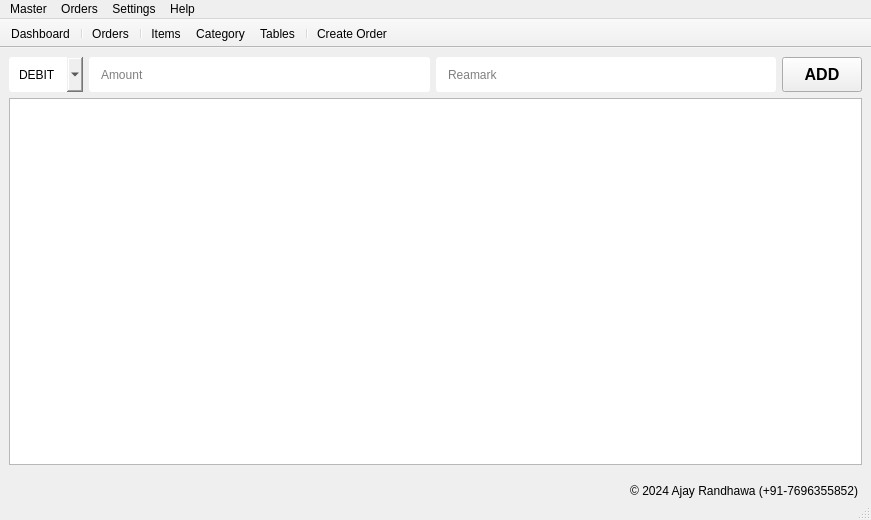
<?xml version="1.0" encoding="UTF-8"?>
<ui version="4.0">
 <class>MainWindow</class>
 <widget class="QMainWindow" name="MainWindow">
  <property name="geometry">
   <rect>
    <x>0</x>
    <y>0</y>
    <width>871</width>
    <height>520</height>
   </rect>
  </property>
  <property name="windowTitle">
   <string>Restro Calc</string>
  </property>
  <property name="windowIcon">
   <iconset>
    <normaloff>../icon/favicon.png</normaloff>../icon/favicon.png</iconset>
  </property>
  <widget class="QWidget" name="centralwidget">
   <property name="sizePolicy">
    <sizepolicy hsizetype="Preferred" vsizetype="Preferred">
     <horstretch>0</horstretch>
     <verstretch>0</verstretch>
    </sizepolicy>
   </property>
   <property name="sizeIncrement">
    <size>
     <width>0</width>
     <height>0</height>
    </size>
   </property>
   <layout class="QVBoxLayout" name="verticalLayout_6">
    <property name="spacing">
     <number>0</number>
    </property>
    <property name="leftMargin">
     <number>0</number>
    </property>
    <property name="topMargin">
     <number>0</number>
    </property>
    <property name="rightMargin">
     <number>0</number>
    </property>
    <property name="bottomMargin">
     <number>0</number>
    </property>
    <item>
     <widget class="QStackedWidget" name="uimanager">
      <property name="currentIndex">
       <number>5</number>
      </property>
      <widget class="QWidget" name="dashboardpage">
       <layout class="QVBoxLayout" name="verticalLayout_3">
        <property name="bottomMargin">
         <number>0</number>
        </property>
        <item>
         <layout class="QVBoxLayout" name="verticalLayout_2">
          <item>
           <layout class="QHBoxLayout" name="horizontalLayout_7" stretch="0,0,0">
            <item>
             <widget class="QLabel" name="label_2">
              <property name="text">
               <string>Search</string>
              </property>
             </widget>
            </item>
            <item>
             <widget class="QLineEdit" name="lineEdit_2">
              <property name="minimumSize">
               <size>
                <width>0</width>
                <height>35</height>
               </size>
              </property>
              <property name="styleSheet">
               <string notr="true">QLineEdit{
	border-radius: 3px;
	box-shadow: none;
	padding-left: 10px;
}	</string>
              </property>
             </widget>
            </item>
            <item>
             <widget class="QPushButton" name="pushButton_2">
              <property name="styleSheet">
               <string notr="true">QPushButton{
	padding: 10px 20px;
	background: #F94449;
	color: #FFFFFF;
	font-weight: bold;
	border-radius: 3px;
	box-shadow: none;
}
</string>
              </property>
              <property name="text">
               <string>Search</string>
              </property>
             </widget>
            </item>
           </layout>
          </item>
          <item>
           <widget class="Line" name="line_2">
            <property name="orientation">
             <enum>Qt::Horizontal</enum>
            </property>
           </widget>
          </item>
          <item>
           <layout class="QHBoxLayout" name="horizontalLayout_4" stretch="7">
            <item>
             <widget class="QListWidget" name="orders_dine_list_widget">
              <property name="contextMenuPolicy">
               <enum>Qt::DefaultContextMenu</enum>
              </property>
              <property name="styleSheet">
               <string notr="true">QListWidget {
	border: 1px solid #ccc;
	font-weight: bold;
	border-radius: 5px;
}
</string>
              </property>
              <property name="editTriggers">
               <set>QAbstractItemView::DoubleClicked</set>
              </property>
              <property name="dragDropMode">
               <enum>QAbstractItemView::NoDragDrop</enum>
              </property>
              <property name="defaultDropAction">
               <enum>Qt::IgnoreAction</enum>
              </property>
              <property name="movement">
               <enum>QListView::Static</enum>
              </property>
              <property name="viewMode">
               <enum>QListView::IconMode</enum>
              </property>
              <property name="uniformItemSizes">
               <bool>true</bool>
              </property>
              <property name="wordWrap">
               <bool>true</bool>
              </property>
              <property name="selectionRectVisible">
               <bool>false</bool>
              </property>
             </widget>
            </item>
           </layout>
          </item>
         </layout>
        </item>
       </layout>
      </widget>
      <widget class="QWidget" name="itemspage">
       <layout class="QHBoxLayout" name="horizontalLayout_5">
        <item>
         <layout class="QVBoxLayout" name="verticalLayout_7">
          <item>
           <layout class="QHBoxLayout" name="horizontalLayout_11" stretch="0">
            <item>
             <layout class="QHBoxLayout" name="horizontalLayout">
              <item>
               <widget class="QLabel" name="label_name">
                <property name="text">
                 <string>Name</string>
                </property>
               </widget>
              </item>
              <item>
               <widget class="QLineEdit" name="items_name_input">
                <property name="minimumSize">
                 <size>
                  <width>200</width>
                  <height>35</height>
                 </size>
                </property>
                <property name="styleSheet">
                 <string notr="true">QLineEdit{
	border-radius: 3px;
	padding-left: 10px;
	box-shadow: none;
}</string>
                </property>
               </widget>
              </item>
              <item>
               <widget class="QLabel" name="label_category">
                <property name="text">
                 <string>Category</string>
                </property>
               </widget>
              </item>
              <item>
               <widget class="QComboBox" name="items_category_combo">
                <property name="minimumSize">
                 <size>
                  <width>150</width>
                  <height>35</height>
                 </size>
                </property>
                <property name="styleSheet">
                 <string notr="true">QComboBox{
	border-radius: 3px;
	padding-left: 10px;
	box-shadow: none;
}</string>
                </property>
                <property name="editable">
                 <bool>false</bool>
                </property>
                <property name="maxVisibleItems">
                 <number>20</number>
                </property>
                <property name="insertPolicy">
                 <enum>QComboBox::InsertAtCurrent</enum>
                </property>
               </widget>
              </item>
              <item>
               <widget class="QLabel" name="lable_price">
                <property name="text">
                 <string>Price</string>
                </property>
               </widget>
              </item>
              <item>
               <widget class="QLineEdit" name="items_price_input">
                <property name="minimumSize">
                 <size>
                  <width>40</width>
                  <height>35</height>
                 </size>
                </property>
                <property name="styleSheet">
                 <string notr="true">QLineEdit{
	border-radius: 3px;
	padding-left: 10px;
	box-shadow: none;
}</string>
                </property>
               </widget>
              </item>
              <item>
               <widget class="QLabel" name="label_vn">
                <property name="text">
                 <string>Meal Type</string>
                </property>
               </widget>
              </item>
              <item>
               <widget class="QComboBox" name="items_mtype_combo">
                <property name="minimumSize">
                 <size>
                  <width>0</width>
                  <height>35</height>
                 </size>
                </property>
                <property name="styleSheet">
                 <string notr="true">QComboBox{
	border-radius: 3px;
	padding-left: 10px;
	box-shadow: none;
}</string>
                </property>
                <item>
                 <property name="text">
                  <string/>
                 </property>
                </item>
                <item>
                 <property name="text">
                  <string>Veg</string>
                 </property>
                </item>
                <item>
                 <property name="text">
                  <string>Non-Veg</string>
                 </property>
                </item>
               </widget>
              </item>
              <item>
               <widget class="QPushButton" name="add_items_btn">
                <property name="minimumSize">
                 <size>
                  <width>0</width>
                  <height>35</height>
                 </size>
                </property>
                <property name="font">
                 <font>
                  <pointsize>12</pointsize>
                  <weight>75</weight>
                  <bold>true</bold>
                 </font>
                </property>
                <property name="styleSheet">
                 <string notr="true">QPushButton{
	padding: 10px 20px;
	background: #F94449;
	color: #FFFFFF;
	font-weight: bold;
	border-radius: 3px;
	box-shadow: none;
}
</string>
                </property>
                <property name="text">
                 <string>ADD</string>
                </property>
                <property name="autoDefault">
                 <bool>false</bool>
                </property>
                <property name="default">
                 <bool>true</bool>
                </property>
                <property name="flat">
                 <bool>false</bool>
                </property>
               </widget>
              </item>
             </layout>
            </item>
           </layout>
          </item>
          <item>
           <layout class="QHBoxLayout" name="horizontalLayout_3"/>
          </item>
          <item>
           <widget class="Line" name="line">
            <property name="lineWidth">
             <number>8</number>
            </property>
            <property name="orientation">
             <enum>Qt::Horizontal</enum>
            </property>
           </widget>
          </item>
          <item>
           <layout class="QHBoxLayout" name="horizontalLayout_12" stretch="7">
            <item>
             <layout class="QVBoxLayout" name="verticalLayout">
              <item>
               <layout class="QHBoxLayout" name="horizontalLayout_6">
                <item>
                 <widget class="QLineEdit" name="items_page_search_input">
                  <property name="minimumSize">
                   <size>
                    <width>0</width>
                    <height>35</height>
                   </size>
                  </property>
                  <property name="styleSheet">
                   <string notr="true">QLineEdit{
	border-radius: 3px;
	padding-left: 10px;
	box-shadow: none;
}</string>
                  </property>
                  <property name="cursorPosition">
                   <number>0</number>
                  </property>
                  <property name="placeholderText">
                   <string>Search ......</string>
                  </property>
                 </widget>
                </item>
                <item>
                 <widget class="QPushButton" name="items_page_search_btn">
                  <property name="minimumSize">
                   <size>
                    <width>0</width>
                    <height>35</height>
                   </size>
                  </property>
                  <property name="styleSheet">
                   <string notr="true">QPushButton{
	padding: 10px 20px;
	background: #F94449;
	color: #FFFFFF;
	font-weight: bold;
	border-radius: 3px;
	box-shadow: none;
}
</string>
                  </property>
                  <property name="text">
                   <string>Search</string>
                  </property>
                 </widget>
                </item>
                <item>
                 <widget class="QComboBox" name="items_page_category_combo_filter">
                  <property name="minimumSize">
                   <size>
                    <width>200</width>
                    <height>35</height>
                   </size>
                  </property>
                  <property name="styleSheet">
                   <string notr="true">QComboBox{
	border-radius: 3px;
	padding-left: 10px;
	box-shadow: none;
}</string>
                  </property>
                 </widget>
                </item>
               </layout>
              </item>
              <item>
               <widget class="QListWidget" name="items_list_widget">
                <property name="contextMenuPolicy">
                 <enum>Qt::DefaultContextMenu</enum>
                </property>
                <property name="styleSheet">
                 <string notr="true">QListWidget {
	background-color: #FFFFFF;
	border: 1px solid #ccc;
	font-size: 18px;
	font-weight: bold;
	padding: 10px;
}

QListWidget::item {
	width: 160px;
	height: 200px;
	margin-bottom: 10px 
}</string>
                </property>
                <property name="verticalScrollBarPolicy">
                 <enum>Qt::ScrollBarAsNeeded</enum>
                </property>
                <property name="autoScrollMargin">
                 <number>20</number>
                </property>
                <property name="showDropIndicator" stdset="0">
                 <bool>false</bool>
                </property>
                <property name="dragDropMode">
                 <enum>QAbstractItemView::NoDragDrop</enum>
                </property>
                <property name="defaultDropAction">
                 <enum>Qt::CopyAction</enum>
                </property>
                <property name="alternatingRowColors">
                 <bool>false</bool>
                </property>
                <property name="selectionMode">
                 <enum>QAbstractItemView::NoSelection</enum>
                </property>
                <property name="textElideMode">
                 <enum>Qt::ElideMiddle</enum>
                </property>
                <property name="movement">
                 <enum>QListView::Static</enum>
                </property>
                <property name="flow">
                 <enum>QListView::LeftToRight</enum>
                </property>
                <property name="isWrapping" stdset="0">
                 <bool>true</bool>
                </property>
                <property name="resizeMode">
                 <enum>QListView::Fixed</enum>
                </property>
                <property name="layoutMode">
                 <enum>QListView::SinglePass</enum>
                </property>
                <property name="spacing">
                 <number>10</number>
                </property>
                <property name="gridSize">
                 <size>
                  <width>160</width>
                  <height>200</height>
                 </size>
                </property>
                <property name="viewMode">
                 <enum>QListView::ListMode</enum>
                </property>
                <property name="modelColumn">
                 <number>0</number>
                </property>
                <property name="uniformItemSizes">
                 <bool>false</bool>
                </property>
                <property name="wordWrap">
                 <bool>true</bool>
                </property>
                <property name="selectionRectVisible">
                 <bool>false</bool>
                </property>
               </widget>
              </item>
             </layout>
            </item>
           </layout>
          </item>
         </layout>
        </item>
       </layout>
      </widget>
      <widget class="QWidget" name="categorypage">
       <layout class="QHBoxLayout" name="horizontalLayout_9">
        <item>
         <layout class="QVBoxLayout" name="verticalLayout_5">
          <item>
           <layout class="QHBoxLayout" name="horizontalLayout_8" stretch="1,10,1">
            <item>
             <widget class="QLabel" name="label">
              <property name="font">
               <font>
                <pointsize>12</pointsize>
                <weight>50</weight>
                <bold>false</bold>
               </font>
              </property>
              <property name="text">
               <string>Category Name</string>
              </property>
             </widget>
            </item>
            <item>
             <widget class="QLineEdit" name="category_name_input">
              <property name="sizePolicy">
               <sizepolicy hsizetype="Expanding" vsizetype="Preferred">
                <horstretch>0</horstretch>
                <verstretch>0</verstretch>
               </sizepolicy>
              </property>
              <property name="minimumSize">
               <size>
                <width>0</width>
                <height>25</height>
               </size>
              </property>
              <property name="font">
               <font>
                <pointsize>10</pointsize>
               </font>
              </property>
              <property name="styleSheet">
               <string notr="true">QLineEdit{
	border-radius: 3px;
	padding-left: 10px;
	box-shadow: none;
}</string>
              </property>
              <property name="frame">
               <bool>false</bool>
              </property>
              <property name="cursorPosition">
               <number>0</number>
              </property>
              <property name="placeholderText">
               <string>Enter Category Name</string>
              </property>
             </widget>
            </item>
            <item>
             <widget class="QPushButton" name="add_category_btn">
              <property name="minimumSize">
               <size>
                <width>0</width>
                <height>35</height>
               </size>
              </property>
              <property name="font">
               <font>
                <pointsize>12</pointsize>
                <weight>75</weight>
                <bold>true</bold>
               </font>
              </property>
              <property name="styleSheet">
               <string notr="true">QPushButton{
	padding: 10px 20px;
	background: #F94449;
	color: #FFFFFF;
	font-weight: bold;
	border-radius: 3px;
	box-shadow: none;
}
</string>
              </property>
              <property name="text">
               <string>ADD</string>
              </property>
              <property name="autoDefault">
               <bool>false</bool>
              </property>
              <property name="default">
               <bool>true</bool>
              </property>
              <property name="flat">
               <bool>false</bool>
              </property>
             </widget>
            </item>
           </layout>
          </item>
          <item>
           <layout class="QHBoxLayout" name="horizontalLayout_10" stretch="8">
            <item>
             <widget class="QListWidget" name="category_list_widget">
              <property name="styleSheet">
               <string notr="true">QListWidget {
	background-color: #ffffff;
	border: 1px solid #ccc;
	font-size: 15px;
	font-weight: bold;
}

QListWidget::item {
	width: 120px;
	height: 120px;
	margin: 5px;
	color: #666666;
	background: #E1F8DC;
	border-radius: 10px;

}</string>
              </property>
              <property name="showDropIndicator" stdset="0">
               <bool>false</bool>
              </property>
              <property name="dragDropMode">
               <enum>QAbstractItemView::NoDragDrop</enum>
              </property>
              <property name="defaultDropAction">
               <enum>Qt::IgnoreAction</enum>
              </property>
              <property name="alternatingRowColors">
               <bool>false</bool>
              </property>
              <property name="movement">
               <enum>QListView::Static</enum>
              </property>
              <property name="gridSize">
               <size>
                <width>120</width>
                <height>120</height>
               </size>
              </property>
              <property name="viewMode">
               <enum>QListView::IconMode</enum>
              </property>
              <property name="wordWrap">
               <bool>true</bool>
              </property>
              <property name="sortingEnabled">
               <bool>false</bool>
              </property>
             </widget>
            </item>
           </layout>
          </item>
         </layout>
        </item>
       </layout>
      </widget>
      <widget class="QWidget" name="tablespage">
       <layout class="QHBoxLayout" name="horizontalLayout_2">
        <item>
         <layout class="QVBoxLayout" name="verticalLayout_8">
          <item>
           <layout class="QHBoxLayout" name="horizontalLayout_13" stretch="1,10,1">
            <item>
             <widget class="QLabel" name="table_label">
              <property name="font">
               <font>
                <pointsize>12</pointsize>
                <weight>50</weight>
                <bold>false</bold>
               </font>
              </property>
              <property name="text">
               <string>Table Name / No.</string>
              </property>
             </widget>
            </item>
            <item>
             <widget class="QLineEdit" name="table_name_input">
              <property name="sizePolicy">
               <sizepolicy hsizetype="Expanding" vsizetype="Preferred">
                <horstretch>0</horstretch>
                <verstretch>0</verstretch>
               </sizepolicy>
              </property>
              <property name="minimumSize">
               <size>
                <width>0</width>
                <height>25</height>
               </size>
              </property>
              <property name="font">
               <font>
                <pointsize>10</pointsize>
               </font>
              </property>
              <property name="styleSheet">
               <string notr="true">QLineEdit{
	border-radius: 3px;
	padding-left: 10px;
	box-shadow: none;
}</string>
              </property>
              <property name="frame">
               <bool>false</bool>
              </property>
              <property name="cursorPosition">
               <number>0</number>
              </property>
              <property name="placeholderText">
               <string>Enter Table Name or Number</string>
              </property>
             </widget>
            </item>
            <item>
             <widget class="QPushButton" name="add_table_btn">
              <property name="minimumSize">
               <size>
                <width>0</width>
                <height>35</height>
               </size>
              </property>
              <property name="font">
               <font>
                <pointsize>12</pointsize>
                <weight>75</weight>
                <bold>true</bold>
               </font>
              </property>
              <property name="styleSheet">
               <string notr="true">QPushButton{
	padding: 10px 20px;
	background: #F94449;
	color: #FFFFFF;
	font-weight: bold;
	border-radius: 3px;
	box-shadow: none;
}
</string>
              </property>
              <property name="text">
               <string>ADD</string>
              </property>
              <property name="autoDefault">
               <bool>false</bool>
              </property>
              <property name="default">
               <bool>true</bool>
              </property>
              <property name="flat">
               <bool>false</bool>
              </property>
             </widget>
            </item>
           </layout>
          </item>
          <item>
           <layout class="QHBoxLayout" name="horizontalLayout_14" stretch="8">
            <item>
             <widget class="QListWidget" name="table_list_widget">
              <property name="styleSheet">
               <string notr="true">QListWidget {
	background-color: #ffffff;
	border: 1px solid #ccc;
	font-size: 15px;
	font-weight: bold;
}

QListWidget::item {
	width: 120px;
	height: 150px;
	color: #666666;
	padding: 10px;
	margin-top: 10px;
	background: #E1F8DC;
	border-radius: 10px;

}</string>
              </property>
              <property name="showDropIndicator" stdset="0">
               <bool>false</bool>
              </property>
              <property name="dragDropMode">
               <enum>QAbstractItemView::NoDragDrop</enum>
              </property>
              <property name="defaultDropAction">
               <enum>Qt::IgnoreAction</enum>
              </property>
              <property name="alternatingRowColors">
               <bool>false</bool>
              </property>
              <property name="movement">
               <enum>QListView::Static</enum>
              </property>
              <property name="spacing">
               <number>0</number>
              </property>
              <property name="gridSize">
               <size>
                <width>120</width>
                <height>150</height>
               </size>
              </property>
              <property name="viewMode">
               <enum>QListView::IconMode</enum>
              </property>
              <property name="wordWrap">
               <bool>true</bool>
              </property>
              <property name="sortingEnabled">
               <bool>false</bool>
              </property>
             </widget>
            </item>
           </layout>
          </item>
         </layout>
        </item>
       </layout>
      </widget>
      <widget class="QWidget" name="allorderspage">
       <layout class="QVBoxLayout" name="verticalLayout_9">
        <item>
         <layout class="QVBoxLayout" name="verticalLayout_4">
          <item>
           <layout class="QHBoxLayout" name="horizontalLayout_15" stretch="0,0,0,0">
            <item>
             <widget class="QLabel" name="label_3">
              <property name="text">
               <string>Search</string>
              </property>
             </widget>
            </item>
            <item>
             <widget class="QLineEdit" name="orders_page_search_input">
              <property name="minimumSize">
               <size>
                <width>0</width>
                <height>35</height>
               </size>
              </property>
              <property name="styleSheet">
               <string notr="true">QLineEdit{
	border-radius: 3px;
	box-shadow: none;
	padding-left: 10px;
}	</string>
              </property>
             </widget>
            </item>
            <item>
             <widget class="QPushButton" name="orders_page_search_btn">
              <property name="styleSheet">
               <string notr="true">QPushButton{
	padding: 10px 20px;
	background: #F94449;
	color: #FFFFFF;
	font-weight: bold;
	border-radius: 3px;
	box-shadow: none;
}
</string>
              </property>
              <property name="text">
               <string>Search</string>
              </property>
             </widget>
            </item>
            <item>
             <widget class="QDateEdit" name="datepicker">
              <property name="minimumSize">
               <size>
                <width>150</width>
                <height>40</height>
               </size>
              </property>
              <property name="font">
               <font>
                <pointsize>12</pointsize>
               </font>
              </property>
              <property name="wrapping">
               <bool>true</bool>
              </property>
              <property name="frame">
               <bool>false</bool>
              </property>
              <property name="calendarPopup">
               <bool>true</bool>
              </property>
             </widget>
            </item>
           </layout>
          </item>
          <item>
           <widget class="QTableWidget" name="orders_page_table_widget">
            <attribute name="verticalHeaderVisible">
             <bool>false</bool>
            </attribute>
            <attribute name="verticalHeaderHighlightSections">
             <bool>false</bool>
            </attribute>
           </widget>
          </item>
         </layout>
        </item>
       </layout>
      </widget>
      <widget class="QWidget" name="khatabook">
       <layout class="QHBoxLayout" name="horizontalLayout_17">
        <item>
         <layout class="QVBoxLayout" name="verticalLayout_10">
          <item>
           <layout class="QHBoxLayout" name="horizontalLayout_16">
            <item>
             <widget class="QComboBox" name="comboBox">
              <property name="minimumSize">
               <size>
                <width>0</width>
                <height>35</height>
               </size>
              </property>
              <property name="styleSheet">
               <string notr="true">QComboBox{
	border-radius: 3px;
	padding-left: 10px;
	box-shadow: none;
}</string>
              </property>
              <item>
               <property name="text">
                <string>DEBIT</string>
               </property>
              </item>
              <item>
               <property name="text">
                <string>CREDIT</string>
               </property>
              </item>
             </widget>
            </item>
            <item>
             <widget class="QLineEdit" name="lineEdit">
              <property name="minimumSize">
               <size>
                <width>0</width>
                <height>35</height>
               </size>
              </property>
              <property name="styleSheet">
               <string notr="true">QLineEdit{
	border-radius: 3px;
	padding-left: 10px;
	box-shadow: none;
}</string>
              </property>
              <property name="placeholderText">
               <string>Amount</string>
              </property>
             </widget>
            </item>
            <item>
             <widget class="QLineEdit" name="lineEdit_3">
              <property name="minimumSize">
               <size>
                <width>0</width>
                <height>35</height>
               </size>
              </property>
              <property name="styleSheet">
               <string notr="true">QLineEdit{
	border-radius: 3px;
	padding-left: 10px;
	box-shadow: none;
}</string>
              </property>
              <property name="placeholderText">
               <string>Reamark</string>
              </property>
             </widget>
            </item>
            <item>
             <widget class="QPushButton" name="pushButton">
              <property name="minimumSize">
               <size>
                <width>0</width>
                <height>35</height>
               </size>
              </property>
              <property name="font">
               <font>
                <pointsize>12</pointsize>
                <weight>75</weight>
                <bold>true</bold>
               </font>
              </property>
              <property name="text">
               <string>ADD</string>
              </property>
             </widget>
            </item>
           </layout>
          </item>
          <item>
           <widget class="QTableWidget" name="tableWidget"/>
          </item>
         </layout>
        </item>
       </layout>
      </widget>
     </widget>
    </item>
    <item>
     <widget class="QLabel" name="label_4">
      <property name="styleSheet">
       <string notr="true">QLabel{
		margin-right: 10px;
		margin-top: 10px;
		margin-bottom: -10px;
}</string>
      </property>
      <property name="text">
       <string>© 2024 Ajay Randhawa (+91-7696355852)</string>
      </property>
      <property name="alignment">
       <set>Qt::AlignRight|Qt::AlignTrailing|Qt::AlignVCenter</set>
      </property>
     </widget>
    </item>
   </layout>
  </widget>
  <widget class="QMenuBar" name="menubar">
   <property name="geometry">
    <rect>
     <x>0</x>
     <y>0</y>
     <width>871</width>
     <height>21</height>
    </rect>
   </property>
   <widget class="QMenu" name="menuMenu">
    <property name="title">
     <string>Master</string>
    </property>
    <addaction name="actionDashboard"/>
    <addaction name="actionItems"/>
    <addaction name="actionCategory"/>
    <addaction name="actionTables"/>
   </widget>
   <widget class="QMenu" name="menuSettings">
    <property name="title">
     <string>Settings</string>
    </property>
    <addaction name="actionDatabase_Settings"/>
    <addaction name="actionCurrency"/>
    <addaction name="actionToolbar"/>
   </widget>
   <widget class="QMenu" name="menuHelp">
    <property name="title">
     <string>Help</string>
    </property>
    <addaction name="actionAbout"/>
    <addaction name="actionDeveloper"/>
   </widget>
   <widget class="QMenu" name="menuInvoices">
    <property name="title">
     <string>Orders</string>
    </property>
    <addaction name="actionCreate_Order"/>
    <addaction name="actionOrders"/>
   </widget>
   <addaction name="menuMenu"/>
   <addaction name="menuInvoices"/>
   <addaction name="menuSettings"/>
   <addaction name="menuHelp"/>
  </widget>
  <widget class="QStatusBar" name="statusbar"/>
  <widget class="QToolBar" name="toolbar">
   <property name="enabled">
    <bool>true</bool>
   </property>
   <property name="windowTitle">
    <string>ToolBar</string>
   </property>
   <property name="movable">
    <bool>false</bool>
   </property>
   <property name="allowedAreas">
    <set>Qt::NoToolBarArea</set>
   </property>
   <property name="orientation">
    <enum>Qt::Horizontal</enum>
   </property>
   <property name="iconSize">
    <size>
     <width>24</width>
     <height>24</height>
    </size>
   </property>
   <property name="toolButtonStyle">
    <enum>Qt::ToolButtonTextUnderIcon</enum>
   </property>
   <property name="floatable">
    <bool>false</bool>
   </property>
   <attribute name="toolBarArea">
    <enum>TopToolBarArea</enum>
   </attribute>
   <attribute name="toolBarBreak">
    <bool>false</bool>
   </attribute>
   <addaction name="actionDashboard"/>
   <addaction name="separator"/>
   <addaction name="actionOrders"/>
   <addaction name="separator"/>
   <addaction name="actionItems"/>
   <addaction name="actionCategory"/>
   <addaction name="actionTables"/>
   <addaction name="separator"/>
   <addaction name="actionCreate_Order"/>
  </widget>
  <action name="actionItems">
   <property name="icon">
    <iconset>
     <normaloff>../icon/items.png</normaloff>../icon/items.png</iconset>
   </property>
   <property name="text">
    <string>Items</string>
   </property>
  </action>
  <action name="actionCategory">
   <property name="icon">
    <iconset>
     <normaloff>../icon/category.png</normaloff>../icon/category.png</iconset>
   </property>
   <property name="text">
    <string>Category</string>
   </property>
  </action>
  <action name="actionOrders">
   <property name="icon">
    <iconset>
     <normaloff>../icon/orders.png</normaloff>../icon/orders.png</iconset>
   </property>
   <property name="text">
    <string>Orders</string>
   </property>
  </action>
  <action name="actionReports">
   <property name="icon">
    <iconset>
     <normaloff>../icon/reports.png</normaloff>../icon/reports.png</iconset>
   </property>
   <property name="text">
    <string>Reports</string>
   </property>
  </action>
  <action name="actionAbout">
   <property name="icon">
    <iconset>
     <normaloff>../icon/about.png</normaloff>../icon/about.png</iconset>
   </property>
   <property name="text">
    <string>About</string>
   </property>
  </action>
  <action name="actionDeveloper">
   <property name="icon">
    <iconset>
     <normaloff>../icon/developer.png</normaloff>../icon/developer.png</iconset>
   </property>
   <property name="text">
    <string>Developer</string>
   </property>
  </action>
  <action name="actionDatabase_Settings">
   <property name="icon">
    <iconset>
     <normaloff>../icon/database.png</normaloff>../icon/database.png</iconset>
   </property>
   <property name="text">
    <string>Database</string>
   </property>
  </action>
  <action name="actionCurrency">
   <property name="icon">
    <iconset>
     <normaloff>../icon/currency.png</normaloff>../icon/currency.png</iconset>
   </property>
   <property name="text">
    <string>Currency</string>
   </property>
  </action>
  <action name="actionDashboard">
   <property name="icon">
    <iconset>
     <normaloff>../icon/dashboard.png</normaloff>../icon/dashboard.png</iconset>
   </property>
   <property name="text">
    <string>Dashboard</string>
   </property>
  </action>
  <action name="actionTables">
   <property name="icon">
    <iconset>
     <normaloff>../icon/tables.png</normaloff>../icon/tables.png</iconset>
   </property>
   <property name="text">
    <string>Tables</string>
   </property>
  </action>
  <action name="actionToolbar">
   <property name="icon">
    <iconset>
     <normaloff>../icon/toolbar.png</normaloff>../icon/toolbar.png</iconset>
   </property>
   <property name="text">
    <string>Show / Hide Toolbar</string>
   </property>
  </action>
  <action name="actionCreate_Order">
   <property name="icon">
    <iconset>
     <normaloff>../icon/add.png</normaloff>../icon/add.png</iconset>
   </property>
   <property name="text">
    <string>Create Order</string>
   </property>
  </action>
  <action name="actionKhatabook">
   <property name="icon">
    <iconset>
     <normaloff>../icon/khatabook.png</normaloff>../icon/khatabook.png</iconset>
   </property>
   <property name="text">
    <string>Khatabook</string>
   </property>
  </action>
 </widget>
 <resources/>
 <connections/>
</ui>
